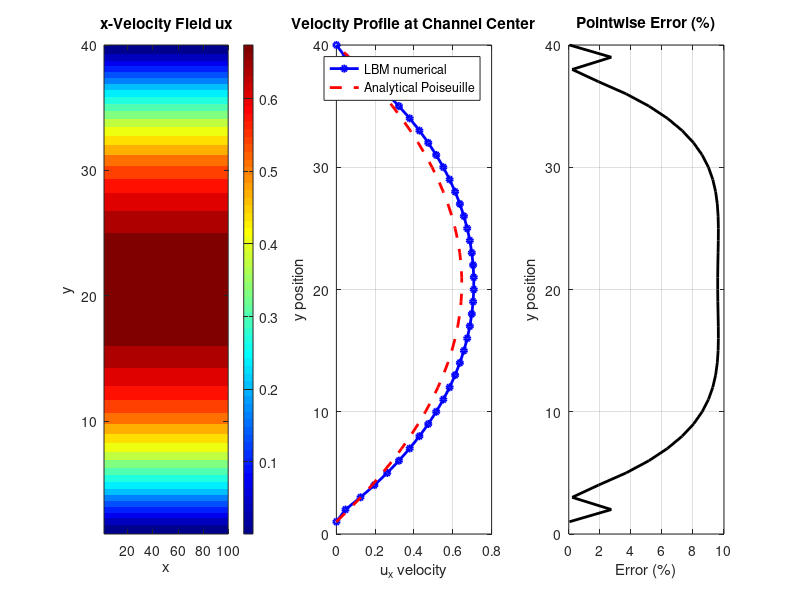

Write MATLAB code to recreate this figure. (Note: this script raises an error after producing the figure.)
%% PROJECT 24: Lattice Boltzmann Method - 2D Channel Flow
% D2Q9 lattice for pressure-driven Poiseuille flow
% BGK collision operator
% Bounce-back boundary conditions on walls
% Compares to analytical Poiseuille solution

%--- LBM Parameters ---
nx    = 100;        % Grid points in x
ny    = 40;         % Grid points in y
omega = 1.7;        % Relaxation parameter (viscosity)
nu    = (1/omega - 0.5)/3;  % Kinematic viscosity
rho0  = 1.0;        % Reference density
F     = 0.0001;     % Body force (pressure gradient)
n_steps = 5000;     % Number of time steps

fprintf('--- Lattice Boltzmann Channel Flow ---\n')
fprintf('Grid          : %d x %d\n', nx, ny)
fprintf('Relaxation    : %.2f\n', omega)
fprintf('Viscosity     : %.6f\n', nu)
fprintf('Body force    : %.4f\n', F)
fprintf('Time steps    : %d\n', n_steps)

%--- D2Q9 Lattice ---
% Velocity directions
ex = [0, 1, 0,-1, 0, 1,-1,-1, 1];
ey = [0, 0, 1, 0,-1, 1, 1,-1,-1];
w  = [4/9, 1/9, 1/9, 1/9, 1/9, ...
      1/36,1/36,1/36,1/36];

% Opposite directions for bounce-back
opp = [1, 4, 5, 2, 3, 8, 9, 6, 7];

%--- Initialize Distribution Functions ---
f    = zeros(9, nx, ny);
feq  = zeros(9, nx, ny);

for k = 1:9
    f(k,:,:) = w(k)*rho0;
end

%--- Macroscopic Variables ---
rho  = zeros(nx, ny);
ux   = zeros(nx, ny);
uy   = zeros(nx, ny);

fprintf('\nRunning LBM simulation...\n')

%--- Main LBM Loop ---
for step = 1:n_steps

    %--- Compute Macroscopic Variables ---
    rho = squeeze(sum(f, 1));
    ux  = zeros(nx, ny);
    uy  = zeros(nx, ny);

    for k = 1:9
        ux = ux + ex(k)*squeeze(f(k,:,:));
        uy = uy + ey(k)*squeeze(f(k,:,:));
    end
    ux = ux./rho;
    uy = uy./rho;

    %--- Add Body Force ---
    ux = ux + F/2;

    %--- Compute Equilibrium ---
    for k = 1:9
        eu  = ex(k)*ux + ey(k)*uy;
        feq(k,:,:) = w(k)*rho.*(1 + 3*eu + 4.5*eu.^2 - 1.5*(ux.^2+uy.^2));
    end

    %--- Collision (BGK) ---
    f = f - omega*(f - feq);

    %--- Add Force to Distribution ---
    for k = 1:9
        eu = ex(k)*F;
        f(k,:,:) = f(k,:,:) + w(k)*3*eu;
    end

    %--- Streaming ---
    for k = 1:9
        f(k,:,:) = circshift(squeeze(f(k,:,:)), [ex(k), ey(k)]);
    end

    %--- Bounce-Back on Top and Bottom Walls ---
    % Bottom wall (j=1)
    for k = 1:9
        if ey(k) < 0
            f(k,:,1) = f(opp(k),:,1);
        end
    end
    % Top wall (j=ny)
    for k = 1:9
        if ey(k) > 0
            f(k,:,ny) = f(opp(k),:,ny);
        end
    end

    %--- Periodic BC in x (already handled by circshift) ---

    if mod(step, 1000) == 0
        fprintf('Step %d | Max ux = %.6f\n', step, max(max(ux)))
    end

end

fprintf('LBM simulation complete\n')

%--- Extract Velocity Profile at Center ---
x_mid   = round(nx/2);
ux_prof = squeeze(ux(x_mid,:));
y_pts   = 1:ny;

%--- Analytical Poiseuille Solution ---
H       = ny - 1;
y_norm  = (y_pts - 1)/H;
U_max   = F*H^2/(8*nu);
ux_anal = 4*U_max*y_norm.*(1-y_norm);

%--- Print Comparison ---
fprintf('\n--- Validation ---\n')
fprintf('Max numerical velocity : %.6f\n', max(ux_prof))
fprintf('Max analytical velocity: %.6f\n', max(ux_anal))
fprintf('Error                  : %.4f%%\n', ...
         abs(max(ux_prof)-max(ux_anal))/max(ux_anal)*100)

%--- Plot ---
figure;

subplot(1,3,1)
contourf(squeeze(ux)', 20, 'LineStyle', 'none')
colorbar
colormap('jet')
title('x-Velocity Field ux')
xlabel('x'); ylabel('y')
axis tight

subplot(1,3,2)
plot(ux_prof, y_pts, 'b-o', 'LineWidth', 2, 'MarkerSize', 4)
hold on
plot(ux_anal, y_pts, 'r--', 'LineWidth', 2)
legend({'LBM numerical','Analytical Poiseuille'}, 'Location', 'best')
title('Velocity Profile at Channel Center')
xlabel('u_x velocity')
ylabel('y position')
grid on
hold off

subplot(1,3,3)
error_pct = abs(ux_prof - ux_anal)./max(ux_anal)*100;
plot(error_pct, y_pts, 'k-', 'LineWidth', 2)
title('Pointwise Error (%)')
xlabel('Error (%)')
ylabel('y position')
grid on

sgtitle(sprintf('LBM Poiseuille Flow | omega=%.2f | nu=%.6f', omega, nu))

saveas(gcf, 'lattice_boltzmann.png')
